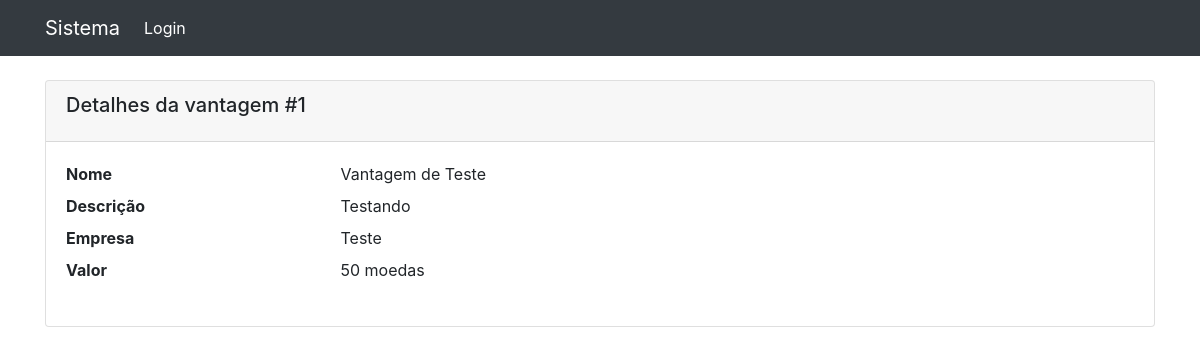
Screenshot of /vantagem/1 with the database file from the repository.
### coin_system/models.py (models this page shows, shortened)
class Vantagem(models.Model):
    nome = models.CharField(max_length=120)
    descricao = models.TextField()
    foto = models.CharField(max_length=360, default='', blank=True, null=True)
    empresa = models.ForeignKey(Empresa, on_delete=models.CASCADE)
    valor = models.IntegerField(default=0)

class Empresa(models.Model):
    user = models.OneToOneField(User, on_delete=models.CASCADE, blank=True, null=True)
    nome = models.CharField(max_length=120)

### coin_system/view_classes/vantagem.py (the view)
# urls.py: path('vantagem/<int:pk>', vantagem.VantagemDetailView.as_view(), name='vantagem-details'),
class VantagemDetailView(DetailView):
    model = Vantagem
    template_name = 'vantagem/detail.html'
    context_object_name = 'vantagem'

### coin_system/templates/vantagem/detail.html
{% extends "base.html" %}
{% block container %}
<div class="card">
    <div class="card-header">
        <h5 class="card-title">Detalhes da vantagem #{{vantagem.id}}</h5>
    </div>
    <div class="card-body">
    <dl class="row">
      <dt class="col-sm-3">Nome</dt>
      <dd class="col-sm-9">{{ vantagem.nome }}</dd>
      <dt class="col-sm-3">Descrição</dt>
      <dd class="col-sm-9">{{ vantagem.descricao }}</dd>
      <dt class="col-sm-3">Empresa</dt>
      <dd class="col-sm-9">{{ vantagem.empresa.nome }}</dd>
      <dt class="col-sm-3">Valor</dt>
      <dd class="col-sm-9">{{ vantagem.valor }} moedas</dd>
    </dl>
    </div>
</div>
{% endblock %}

### rows the page displays
Vantagem: id "1", nome "Vantagem de Teste", descricao "Testando", empresa.nome "Teste", valor "50"
